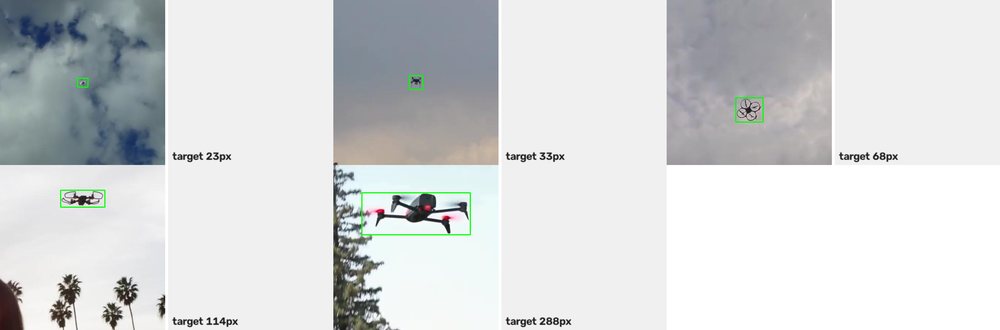
#> input picture deploy/samples_roi_448.png, 1000 x 330 px, shrunk from 2712 x 896 before the run
$ python -i bench_cfar_recall.py   (imports and definitions only)
#> lines starting #> are read from the running program, lines starting #| are printed output that depends on the picture; after the words box and inside, x2 and y2 are one past the last pixel; in counts of white or black regions, pixels touching at a corner belong together
# -*- coding: utf-8 -*-
"""CFAR 粗筛召回实验（PC 端，不需要板子）

回答三个问题：
  1. topk 对召回的影响（此前默认 topk=5 导致小目标召回仅 4%）
  2. Top-Hat（提亮斑）vs Black-Hat（提暗斑）哪个对当前数据更有效
  3. 双路（两路各自检测再合并）能否进一步提升

数据：deploy/eval_roi_448/  100 张真实图，4 个尺寸档各 25 张（15-35 档 30 张）
判据：候选质心落在 2 倍 GT 框内算命中

实测结论（2026-10-27）：
  Top-Hat only  topk=64 : 合计 69.0%（15-35px 仅 28.0%）
  Black-Hat     topk=64 : 合计 87.0%（15-35px 80.0%）
  Black-Hat     topk=128: 合计 93.0%
  双路各 topk=64 再合并 : 合计 94.0%（15-35px 92.0%）← 最优

用法：
  python tools/bench_cfar_recall.py
  python tools/bench_cfar_recall.py --tol 1.5 --topk 32
"""
import os, csv, argparse, numpy as np, cv2
from collections import defaultdict

REPO = os.path.dirname(os.path.dirname(os.path.abspath(__file__)))
BASE = os.path.join(REPO, "deploy", "eval_roi_448")


def imread_cn(path):
    """cv2.imread 不支持中文路径，改用 fromfile + imdecode"""
    return cv2.imdecode(np.fromfile(path, dtype=np.uint8), cv2.IMREAD_COLOR)


# [11 lines left out: function load_gt, not called in this run]


def cfar_binary(img, win=31, k=4.0, floor=3.0):
    """局部均值 + k×局部标准差（CFAR 思想，硬件里是滑动累加）"""
    f = img.astype(np.float32)
    mu = cv2.boxFilter(f, -1, (win, win), normalize=True, borderType=cv2.BORDER_REFLECT)
    mu2 = cv2.boxFilter(f * f, -1, (win, win), normalize=True, borderType=cv2.BORDER_REFLECT)
    sd = np.sqrt(np.maximum(mu2 - mu * mu, 0))
    return ((f > mu + k * sd + floor)).astype(np.uint8) * 255


def candidates(binary, enh, topk, min_area=2, max_area=200):
    """连通域 → 质心，按 peak 降序取前 topk"""
    n, lab, stats, cents = cv2.connectedComponentsWithStats(binary, connectivity=8)
    out = []
    for i in range(1, n):
        a = stats[i, cv2.CC_STAT_AREA]
        if a < min_area or a > max_area:
            continue
        m = (lab == i)
        peak = float(enh[m].max()) if m.any() else 0.0
        out.append((float(cents[i][0]), float(cents[i][1]), int(a), peak))
    out.sort(key=lambda c: -c[3])
    return out[:topk]


class Detector(object):
    def __init__(self, down=2, se=5, win=31, k=4.0, floor=3.0):
        self.down, self.se, self.win, self.k, self.floor = down, se, win, k, floor
        self._kernel = cv2.getStructuringElement(cv2.MORPH_RECT, (se, se))

    def enhance(self, bgr):
        """返回 (tophat, blackhat)，都做过降采样"""
        gray = cv2.cvtColor(bgr, cv2.COLOR_BGR2GRAY)
        g = gray[::self.down, ::self.down] if self.down > 1 else gray
        top = cv2.morphologyEx(g, cv2.MORPH_TOPHAT, self._kernel)
        blk = cv2.morphologyEx(g, cv2.MORPH_BLACKHAT, self._kernel)
        return top, blk

    def detect(self, bgr, mode="dual", topk=64, merge_r=8):
        """mode: top | black | dual"""
        top, blk = self.enhance(bgr)
        cs = []
        if mode in ("top", "dual"):
            cs += candidates(cfar_binary(top, self.win, self.k, self.floor), top, topk)
        if mode in ("black", "dual"):
            cs += candidates(cfar_binary(blk, self.win, self.k, self.floor), blk, topk)
        if mode == "dual":
            # 合并去重：距离 < merge_r 的只留 peak 最大的
            cs.sort(key=lambda c: -c[3])
            kept = []
            for c in cs:
                if all((c[0] - o[0]) ** 2 + (c[1] - o[1]) ** 2 > merge_r ** 2 for o in kept):
                    kept.append(c)
            cs = kept
        return [(x * self.down, y * self.down, a) for x, y, a, _ in cs]


# [56 lines left out: functions evaluate, main, not called in this run]


# [2 lines not run here, left out]

>>> import cv2
>>> picture = cv2.imread('../deploy/samples_roi_448.png')
#> picture is the input picture: shape (330, 1000, 3); mean B, G, R 215.6, 214.8, 212.4
>>> result = Detector().detect(picture)
#> in enhance, `g = gray[::self.down, ::self.down] if self.down > 1 else gray`:
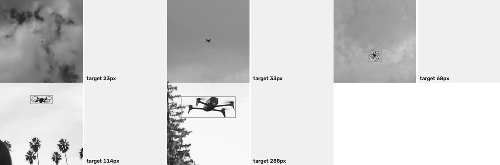
#> g: shape (165, 500); min 11, max 255, mean 214
#> in cfar_binary, `return ((f > mu + k * sd + floor)).astype(np.uint8) * 255`:
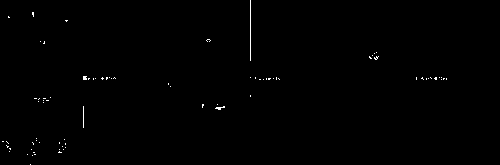
#> returned value: shape (165, 500); 0.36% white in thin lines or dots, all inside (x1, y1, x2, y2) = (2, 0, 447, 165)
#> in candidates, `n, lab, stats, cents = cv2.connectedComponentsWithStats(binary, connec..`: lab: shape (165, 500) int32; 80 distinct labels, from 0 to 79
#> in candidates, `n, lab, stats, cents = cv2.connectedComponentsWithStats(binary, connec..`: n = 80; stats = 80 rows, first 6: [0, 0, 500, 165, 82202], [250, 0, 1, 61, 61], [32, 12, 2, 5, 8], [8, 16, 2, 2, 3], [65, 20, 3, 2, 4], [206, 39, 5, 3, 7]; cents = 80 pairs, first value 2.5 to 446, second value 13.62 to 164
#> the loop in candidates, `for i in range(1, n):` made 79 passes
#> (a, peak) on passes 1, 2, 3, 4, 5, 7, 11, 12, 13, 14, 15, 17: (61, 15), (8, 45), (3, 26), (4, 31), (7, 81), (4, 25), (5, 78), (10, 103), (15, 145), (5, 201), (5, 190), (3, 211)
#> a on passes 6, 8, 9, 10, 16, 18: 1, 1, 1, 1, 1, 1
#> pass 1, in candidates, `m = (lab == i)`:
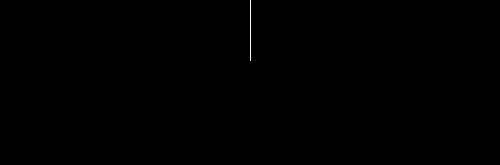
#> m: shape (165, 500) bool; 0.07% white in thin lines or dots, all inside (x1, y1, x2, y2) = (250, 0, 251, 61)
#> after the loop in candidates, `for i in range(1, n):`: out = 46 items, first 6: (250, 30, 61, 15), (32.62, 13.62, 8, 45), (8.33, 16.67, 3, 26), (66, 20.25, 4, 31), (208, 39.86, 7, 81), (43.75, 42.25, 4, 25)
#> in detect, `cs += candidates(cfar_binary(top, self.win, self.k, self.floor), top, ..`: cs = 46 items, first 6: (219.4, 107.5, 20, 225), (268.8, 78.4, 5, 217), (426, 78.5, 2, 216), (93, 78.5, 2, 214), (266, 78.5, 2, 213), (114, 77.67, 3, 211)
#> call 2 of cfar_binary, with win = 31, k = 4, floor = 3
#> in cfar_binary (call 2), `mu = cv2.boxFilter(f, -1, (win, win), normalize=True, borderType=cv2.B..`:
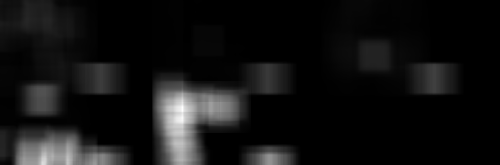
#> mu: shape (165, 500) float32; min 0, max 47.9, mean 3.6; drawn with min black and max white
#> in cfar_binary (call 2), `mu2 = cv2.boxFilter(f * f, -1, (win, win), normalize=True, borderType=..`:
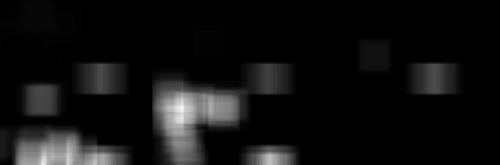
#> mu2: shape (165, 500) float32; min 0, max 5977.2, mean 396.6; drawn with min black and max white
#> in cfar_binary (call 2), `sd = np.sqrt(np.maximum(mu2 - mu * mu, 0))`:
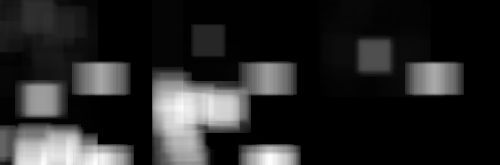
#> sd: shape (165, 500) float32; min 0, max 61.24, mean 9.5; drawn with min black and max white
#> in cfar_binary (call 2), `return ((f > mu + k * sd + floor)).astype(np.uint8) * 255`:
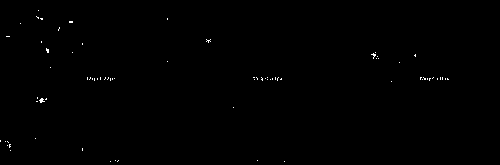
#> returned value: shape (165, 500); 0.26% white in thin lines or dots, all inside (x1, y1, x2, y2) = (0, 10, 449, 162)
#> in candidates (call 2), `n, lab, stats, cents = cv2.connectedComponentsWithStats(binary, connec..`: lab: shape (165, 500) int32; 76 distinct labels, from 0 to 75
#> in candidates (call 2), `n, lab, stats, cents = cv2.connectedComponentsWithStats(binary, connec..`: n = 76; stats = 76 rows, first 6: [0, 0, 500, 165, 82288], [38, 10, 1, 1, 1], [36, 16, 3, 3, 4], [40, 18, 3, 2, 5], [167, 18, 1, 2, 2], [69, 21, 4, 2, 8]; cents = 76 pairs, first value 0 to 447.3, second value 10 to 161
#> the loop in candidates (call 2), `for i in range(1, n):` made 75 passes
#> (a, peak) on passes 2, 3, 4, 5, 7, 8, 9, 10, 11, 12, 14, 16: (4, 58), (5, 61), (2, 10), (8, 55), (4, 56), (4, 57), (9, 125), (2, 34), (2, 18), (11, 40), (12, 162), (4, 21)
#> in detect, `cs += candidates(cfar_binary(blk, self.win, self.k, self.floor), blk, ..`: cs = 94 items, first 6: (219.4, 107.5, 20, 225), (268.8, 78.4, 5, 217), (426, 78.5, 2, 216), (93, 78.5, 2, 214), (266, 78.5, 2, 213), (114, 77.67, 3, 211)
#> the loop in detect, `for c in cs:` made 94 passes
#> c on passes 1 to 12: (432.5, 77.5, 2, 229), (219.4, 107.5, 20, 225), (87, 78, 3, 223), (442, 78, 3, 223), (112, 78.5, 2, 223), (256.7, 78, 3, 222), (437, 78.5, 2, 222), (110, 79, 3, 221), (427, 78.5, 2, 221), (94, 79, 3, 220), (272, 78.5, 2, 220), (104.7, 78, 3, 219)
#> after the loop in detect, `for c in cs:`: kept = 39 items, first 6: (432.5, 77.5, 2, 229), (219.4, 107.5, 20, 225), (87, 78, 3, 223), (442, 78, 3, 223), (112, 78.5, 2, 223), (256.7, 78, 3, 222)
#> in detect, `cs = kept`: cs has the same summary as kept
#> result = 39 items, first 6: (865, 155, 2), (438.9, 215, 20), (174, 156, 3), (884, 156, 3), (224, 157, 2), (513.3, 156, 3)
